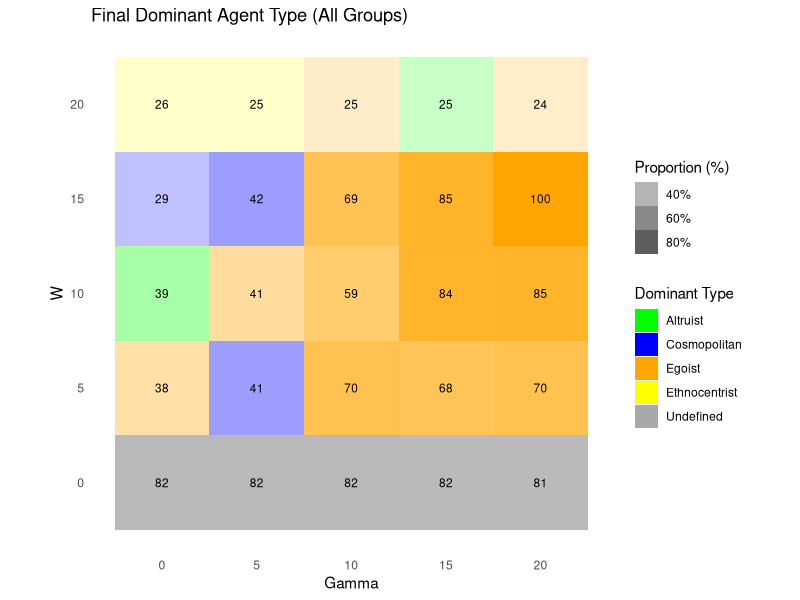
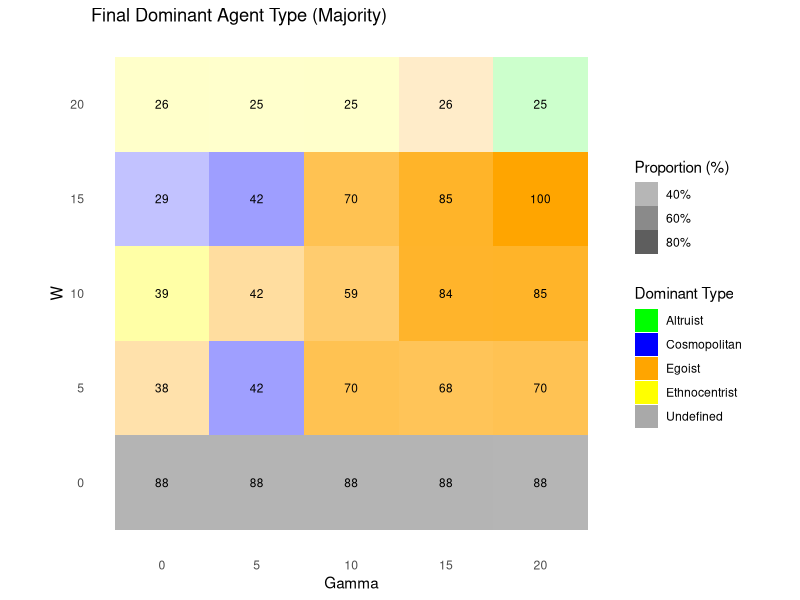
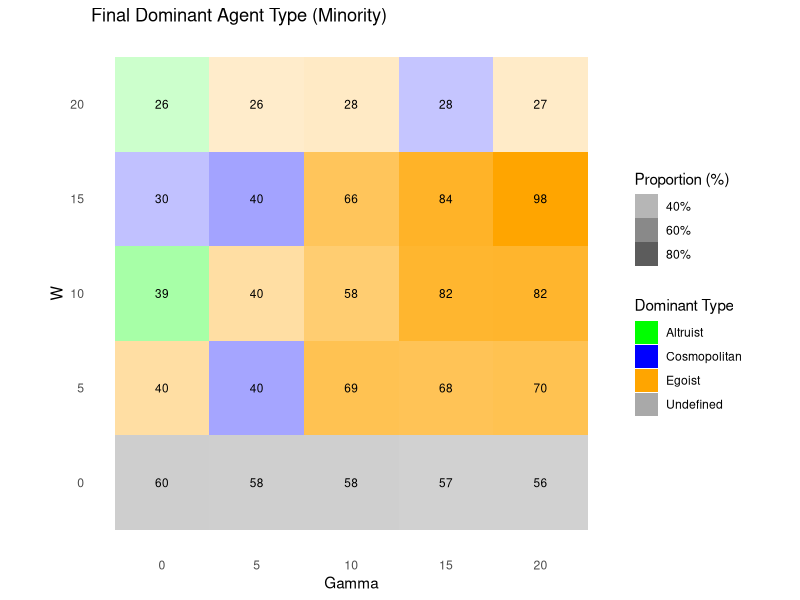
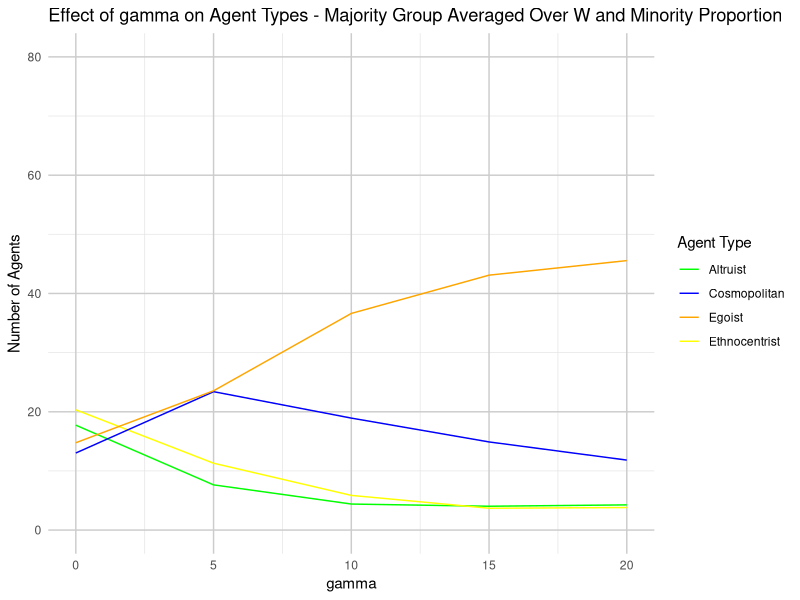
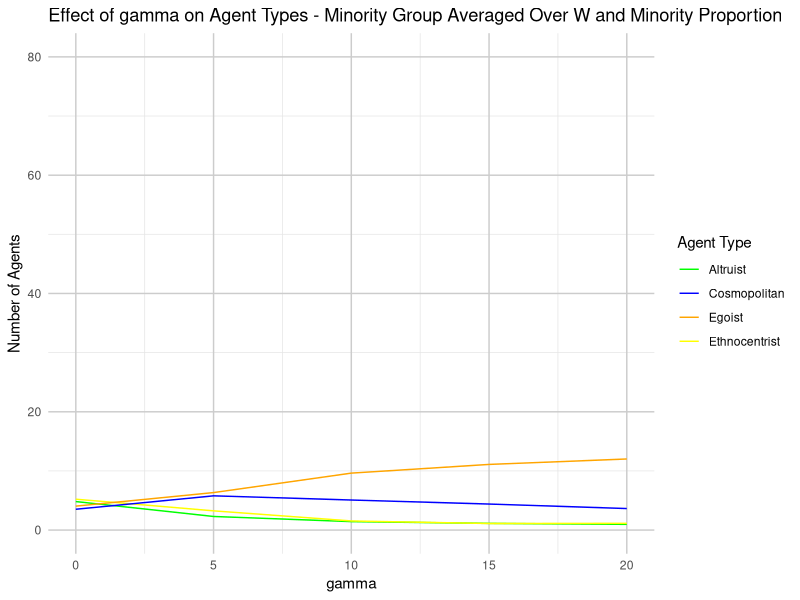
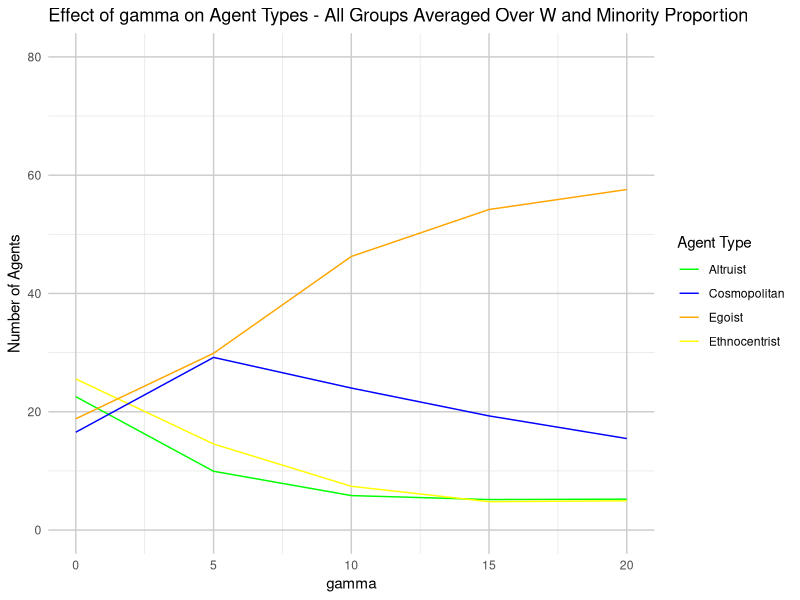
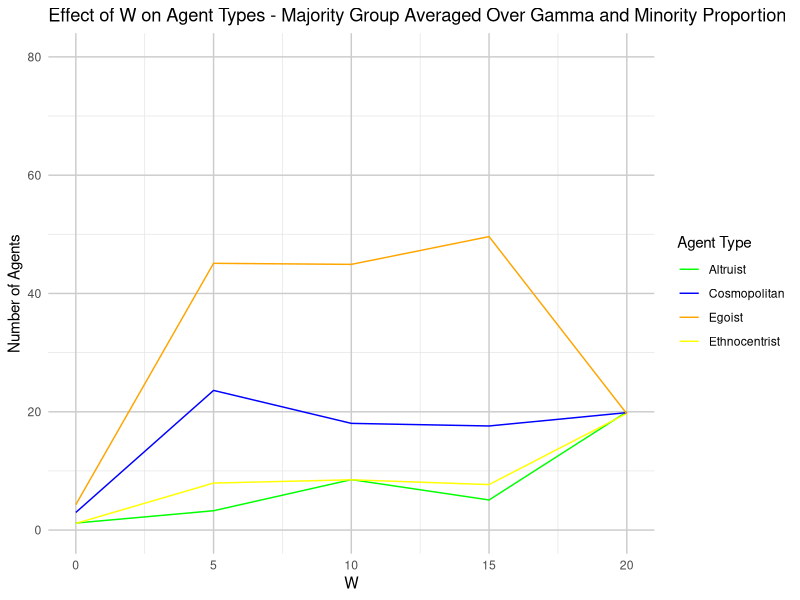
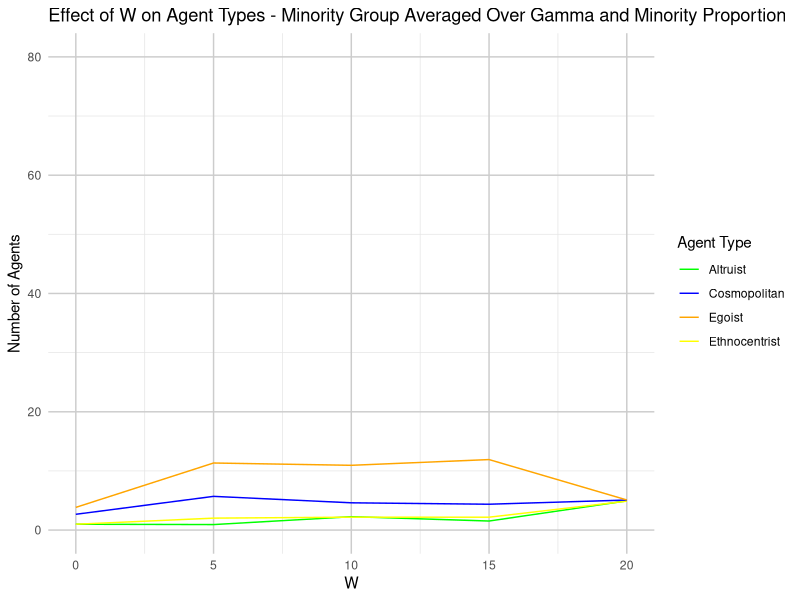

Here is the R script that generated these plots, in order:
# Load necessary libraries
library(dplyr)
library(ggplot2)

# Step 1: Data Import and Column Renaming
data_raw <- read.csv('../data/ethnocentrism-proj experiment-baseline-table.csv', skip=6)

# Rename columns for simplicity
colnames(data_raw) <- colnames(data_raw) %>%
  gsub("count\\.turtles\\.with\\.\\.type\\.agent\\.\\.\\.\\.|\\.\\.and\\.tag\\.\\.\\.", "", .) %>%
  gsub("Altruist", "altruist", .) %>%
  gsub("Ethnocentrist", "ethnocentrist", .) %>%
  gsub("Cosmopolitan", "cosmopolitan", .) %>%
  gsub("Egoist", "egoist", .) %>%
  gsub("Undefined", "undefined", .) %>%
  gsub("majority", "majority", .) %>%
  gsub("minority", "minority", .) %>%
  gsub("\\.", "", .)

# Step 2: Facet Plot (Dominant Agent Type by Gamma and W)

# all
dominance_data <- data_raw %>%
  group_by(gamma, W) %>%
  summarise(
    altruist = mean(altruistmajority + altruistminority),
    ethnocentrist = mean(ethnocentristmajority + ethnocentristminority),
    cosmopolitan = mean(cosmopolitanmajority + cosmopolitanminority),
    egoist = mean(egoistmajority + egoistminority),
    undefined = mean(undefinedmajority + undefinedminority)
  ) %>%
  rowwise() %>%
  mutate(
    max_value = max(altruist, ethnocentrist, cosmopolitan, egoist, undefined),
    dominant_type = case_when(
      max_value == altruist ~ "Altruist",
      max_value == ethnocentrist ~ "Ethnocentrist",
      max_value == cosmopolitan ~ "Cosmopolitan",
      max_value == egoist ~ "Egoist",
      max_value == undefined ~ "Undefined"
    ),
    dominance_level = max_value / (altruist + ethnocentrist + cosmopolitan + egoist + undefined)
  )

# majority
dominance_data_majority <- data_raw %>%
  group_by(gamma, W) %>%
  summarise(
    altruist = mean(altruistmajority),
    ethnocentrist = mean(ethnocentristmajority),
    cosmopolitan = mean(cosmopolitanmajority),
    egoist = mean(egoistmajority),
    undefined = mean(undefinedmajority)
  ) %>%
  rowwise() %>%
  mutate(
    max_value = max(altruist, ethnocentrist, cosmopolitan, egoist, undefined),
    dominant_type = case_when(
      max_value == altruist ~ "Altruist",
      max_value == ethnocentrist ~ "Ethnocentrist",
      max_value == cosmopolitan ~ "Cosmopolitan",
      max_value == egoist ~ "Egoist",
      max_value == undefined ~ "Undefined"
    ),
    dominance_level = max_value / (altruist + ethnocentrist + cosmopolitan + egoist + undefined)
  )

# minority
dominance_data_minority <- data_raw %>%
  group_by(gamma, W) %>%
  summarise(
    altruist = mean(altruistminority),
    ethnocentrist = mean(ethnocentristminority),
    cosmopolitan = mean(cosmopolitanminority),
    egoist = mean(egoistminority),
    undefined = mean(undefinedminority)
  ) %>%
  rowwise() %>%
  mutate(
    max_value = max(altruist, ethnocentrist, cosmopolitan, egoist, undefined),
    dominant_type = case_when(
      max_value == altruist ~ "Altruist",
      max_value == ethnocentrist ~ "Ethnocentrist",
      max_value == cosmopolitan ~ "Cosmopolitan",
      max_value == egoist ~ "Egoist",
      max_value == undefined ~ "Undefined"
    ),
    dominance_level = max_value / (altruist + ethnocentrist + cosmopolitan + egoist + undefined)
  )

# plot all
facet_all <- ggplot(dominance_data, aes(x = gamma, y = W)) +
  geom_tile(aes(fill = dominant_type, alpha = dominance_level)) +
  geom_text(aes(label = round(dominance_level * 100, 0)), color = "black", size = 3) +
  scale_fill_manual(values = c("Altruist" = "green", 
                               "Ethnocentrist" = "yellow", 
                               "Cosmopolitan" = "blue", 
                               "Egoist" = "orange",
                               "Undefined" = "darkgrey")) +
  scale_alpha_continuous(name = "Proportion (%)", range = c(0.2, 1), labels = scales::percent_format(accuracy = 1)) +
  labs(title = "Final Dominant Agent Type (All Groups)",
       x = "Gamma", y = "W", fill = "Dominant Type") +
  theme_minimal() +
  theme(panel.grid = element_blank()) + 
  coord_fixed()

# majority group
facet_majority <- ggplot(dominance_data_majority, aes(x = gamma, y = W)) +
  geom_tile(aes(fill = dominant_type, alpha = dominance_level)) +
  geom_text(aes(label = round(dominance_level * 100, 0)), color = "black", size = 3) +
  scale_fill_manual(values = c("Altruist" = "green", 
                               "Ethnocentrist" = "yellow", 
                               "Cosmopolitan" = "blue", 
                               "Egoist" = "orange", 
                               "Undefined" = "darkgrey")) +
  scale_alpha_continuous(name = "Proportion (%)", range = c(0.2, 1), labels = scales::percent_format(accuracy = 1)) +
  labs(title = "Final Dominant Agent Type (Majority)",
       x = "Gamma", y = "W", fill = "Dominant Type") +
  theme_minimal() +
  theme(panel.grid = element_blank()) +
  coord_fixed()

# minority group
facet_minority <- ggplot(dominance_data_minority, aes(x = gamma, y = W)) +
  geom_tile(aes(fill = dominant_type, alpha = dominance_level)) +
  geom_text(aes(label = round(dominance_level * 100, 0)), color = "black", size = 3) +
  scale_fill_manual(values = c("Altruist" = "green", 
                               "Ethnocentrist" = "yellow", 
                               "Cosmopolitan" = "blue", 
                               "Egoist" = "orange", 
                               "Undefined" = "darkgrey")) +
  scale_alpha_continuous(name = "Proportion (%)", range = c(0.2, 1), labels = scales::percent_format(accuracy = 1)) +
  labs(title = "Final Dominant Agent Type (Minority)",
       x = "Gamma", y = "W", fill = "Dominant Type") +
  theme_minimal() +
  theme(panel.grid = element_blank()) +
  coord_fixed()

# Save Facet Plot
ggsave("../plot/baseline_facet_plot_all_groups.png", plot = facet_all, width = 8, height = 6)
ggsave("../plot/baseline_facet_plot_majority_groups.png", plot = facet_majority, width = 8, height = 6)
ggsave("../plot/baseline_facet_plot_minority_groups.png", plot = facet_minority, width = 8, height = 6)

# Step 3: Line Plots for Majority, Minority, and Combined

# Average data over gamma and W
average_data_gamma <- data_raw %>%
  group_by(gamma) %>%
  summarise(across(altruistmajority:egoistminority, mean, .names = "avg_{col}"))

average_data_W <- data_raw %>%
  group_by(W) %>%
  summarise(across(altruistmajority:egoistminority, mean, .names = "avg_{col}"))

plot_types <- function(data, x_var, group, title_suffix, file_name) {
  if (group == "all") {
    plot <- ggplot(data, aes_string(x = x_var)) +
      geom_line(aes(y = avg_altruistmajority + avg_altruistminority, color = "Altruist")) +
      geom_line(aes(y = avg_ethnocentristmajority + avg_ethnocentristminority, color = "Ethnocentrist")) +
      geom_line(aes(y = avg_cosmopolitanmajority + avg_cosmopolitanminority, color = "Cosmopolitan")) +
      geom_line(aes(y = avg_egoistmajority + avg_egoistminority, color = "Egoist")) +
      scale_color_manual(values = c("Altruist" = "green", 
                                    "Ethnocentrist" = "yellow", 
                                    "Cosmopolitan" = "blue", 
                                    "Egoist" = "orange")) +
      labs(title = paste("Effect of", x_var, "on Agent Types -", title_suffix),
           x = x_var, y = "Number of Agents", color = "Agent Type") +
      ylim(0, 80) + 
      theme_minimal() +
      theme(
        panel.grid.major = element_line(color = "grey80", size = 0.5), # Make major grid lines lighter
        panel.grid.minor = element_line(color = "grey90", size = 0.25) # Make minor grid lines even lighter
      )
  } else {
    plot <- ggplot(data, aes_string(x = x_var)) +
      geom_line(aes_string(y = paste0("avg_altruist", group), color = "'Altruist'")) +
      geom_line(aes_string(y = paste0("avg_ethnocentrist", group), color = "'Ethnocentrist'")) +
      geom_line(aes_string(y = paste0("avg_cosmopolitan", group), color = "'Cosmopolitan'")) +
      geom_line(aes_string(y = paste0("avg_egoist", group), color = "'Egoist'")) +
      scale_color_manual(values = c("Altruist" = "green", 
                                    "Ethnocentrist" = "yellow", 
                                    "Cosmopolitan" = "blue", 
                                    "Egoist" = "orange")) +
      labs(title = paste("Effect of", x_var, "on Agent Types -", title_suffix),
           x = x_var, y = "Number of Agents", color = "Agent Type") +
      ylim(0, 80) +
      theme_minimal() +
      theme(
        panel.grid.major = element_line(color = "grey80", size = 0.5), # Make major grid lines lighter
        panel.grid.minor = element_line(color = "grey90", size = 0.25) # Make minor grid lines even lighter
      )
  }
  
  # Save the plot
  ggsave(file_name, plot = plot, width = 8, height = 6)
}

# Plot and save for Gamma
plot_types(average_data_gamma, "gamma", "majority", "Majority Group Averaged Over W and Minority Proportion", "../plot/baseline_line_plot_majority_gamma.png")
plot_types(average_data_gamma, "gamma", "minority", "Minority Group Averaged Over W and Minority Proportion", "../plot/baseline_line_plot_minority_gamma.png")
plot_types(average_data_gamma, "gamma", "all", "All Groups Averaged Over W and Minority Proportion", "../plot/baseline_line_plot_all_gamma.png")

# Plot and save for W
plot_types(average_data_W, "W", "majority", "Majority Group Averaged Over Gamma and Minority Proportion", "../plot/baseline_line_plot_majority_W.png")
plot_types(average_data_W, "W", "minority", "Minority Group Averaged Over Gamma and Minority Proportion", "../plot/baseline_line_plot_minority_W.png")
plot_types(average_data_W, "W", "all", "All Groups Averaged Over Gamma and Minority Proportion", "../plot/baseline_line_plot_all_W.png")

# Step 4: MANOVA for All, Majority, and Minority Groups

# Combined group variables for MANOVA
manova_data <- data_raw %>%
  mutate(
    altruistall = altruistmajority + altruistminority,
    ethnocentristall = ethnocentristmajority + ethnocentristminority,
    cosmopolitanall = cosmopolitanmajority + cosmopolitanminority,
    egoistall = egoistmajority + egoistminority
  )

# Run and summarize MANOVA for each group

# MANOVA for Combined Group
manova_results_all <- manova(cbind(altruistall, ethnocentristall, cosmopolitanall, egoistall) ~ gamma * W, data = manova_data)
summary(manova_results_all)

# MANOVA for Majority Group
manova_results_majority <- manova(cbind(altruistmajority, ethnocentristmajority, cosmopolitanmajority, egoistmajority) ~ gamma * W, data = manova_data)
summary(manova_results_majority)

# MANOVA for Minority Group
manova_results_minority <- manova(cbind(altruistminority, ethnocentristminority, cosmopolitanminority, egoistminority) ~ gamma * W, data = manova_data)
summary(manova_results_minority)

